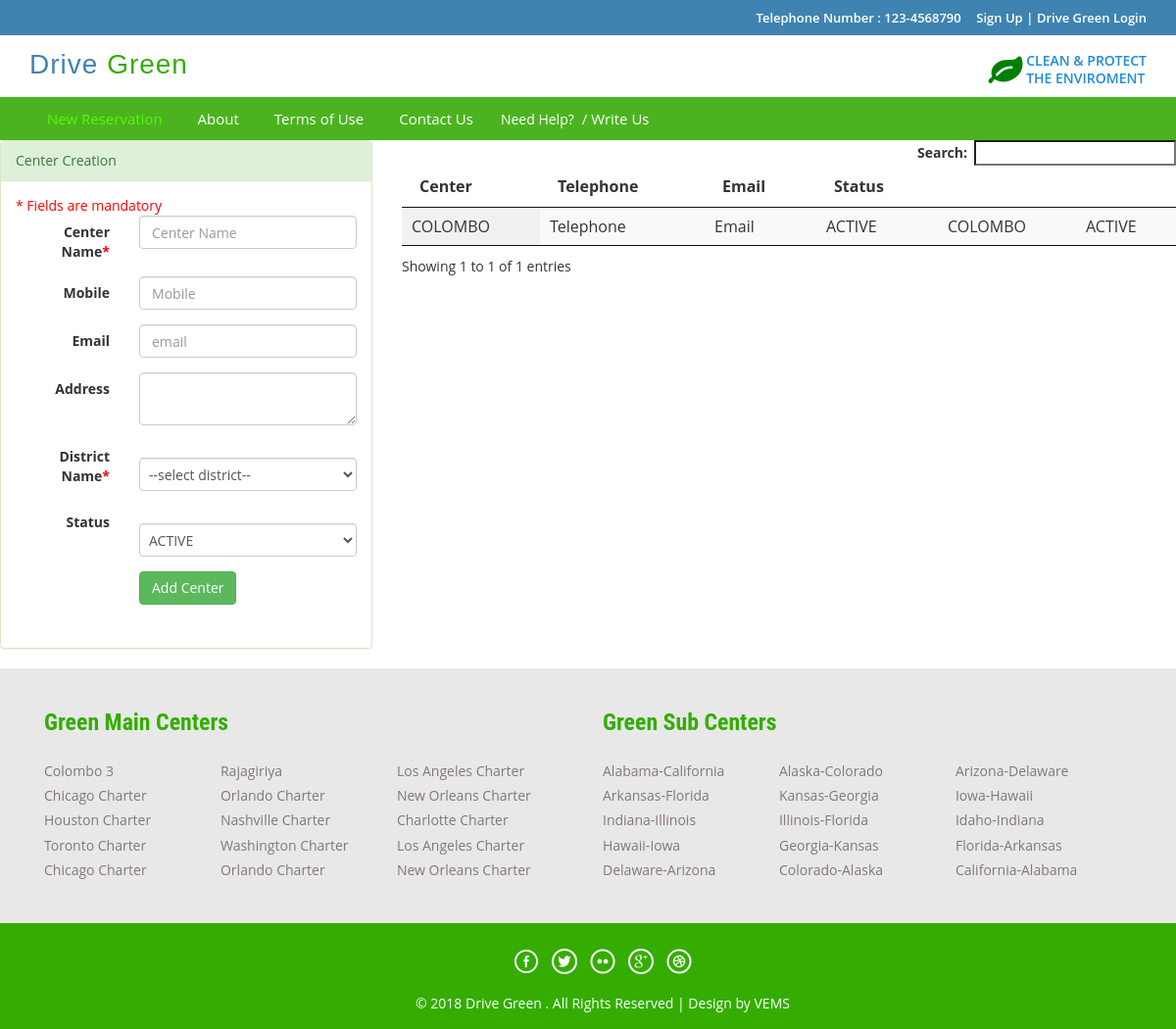
Before: /index.php/center_controller with the older database file.
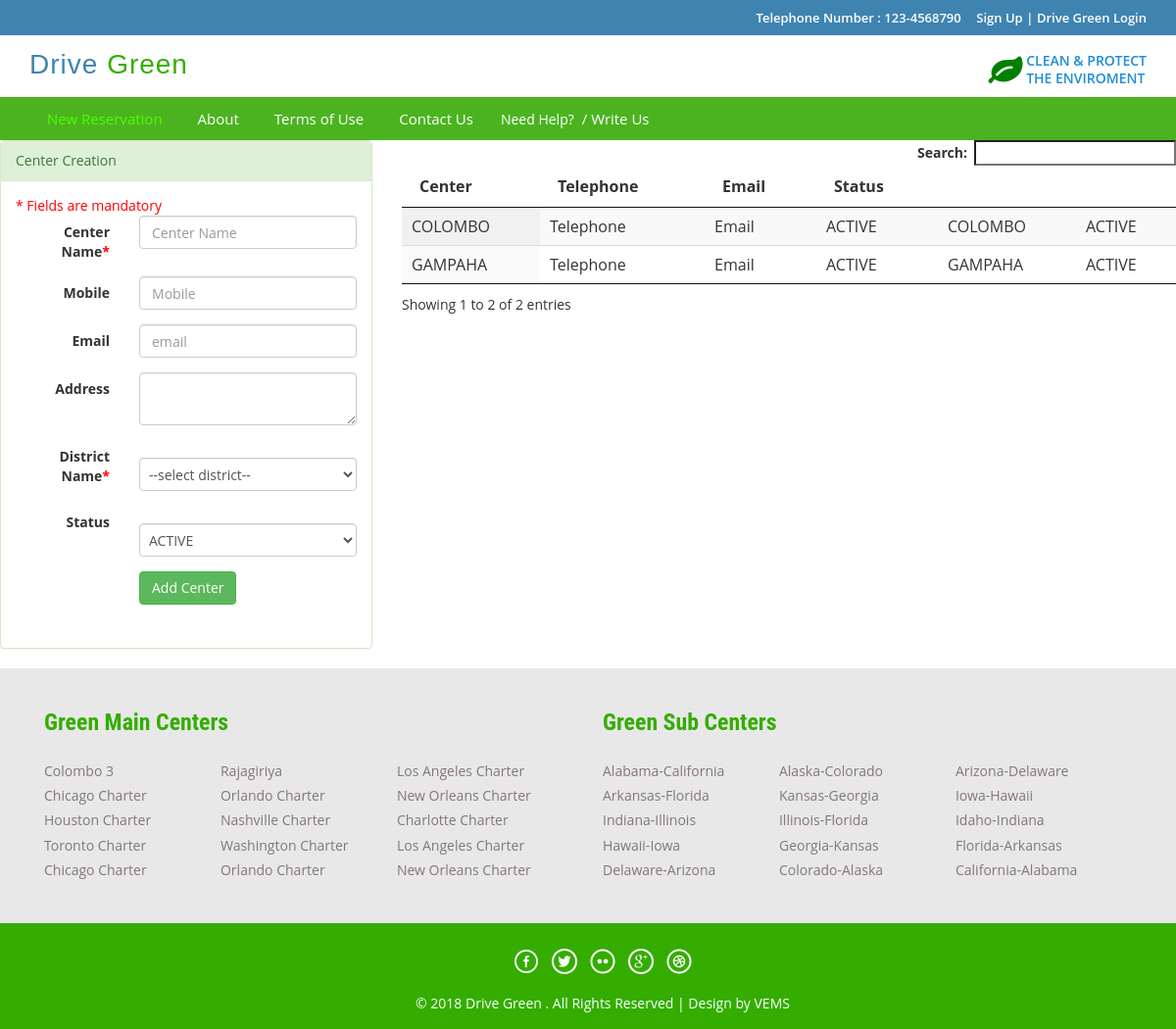
After: the same page with the newer database file.
### tables this page shows
CREATE TABLE `dg_center` (
  `id` int(5) NOT NULL AUTO_INCREMENT,
  `center_name` varchar(50) DEFAULT NULL,
  `address` varchar(50) DEFAULT NULL,
  `mobile` varchar(50) DEFAULT NULL,
  `email` varchar(50) DEFAULT NULL,
  `created_datetime` timestamp NULL DEFAULT current_timestamp(),
  `created_user` int(5) DEFAULT NULL,
  `district_name` varchar(20) DEFAULT NULL,
  `status_code` varchar(20) DEFAULT 'ACTIVE',
  PRIMARY KEY (`id`),
  UNIQUE KEY `NewIndex1` (`center_name`),
  KEY `FK_dg_center` (`district_name`),
  CONSTRAINT `FK_dg_center` FOREIGN KEY (`district_name`) REFERENCES `dg_district` (`district_name`)
);

CREATE TABLE `dg_district` (
  `district_name` varchar(30) NOT NULL,
  PRIMARY KEY (`district_name`)
);

### application/controllers/Center_Controller.php (called while the page is built, shortened)
<?php
class Center_Controller extends CI_Controller {
    public function index() {
        $this->load->model(array('Center', 'District'));
        $center = new Center();
        $district = new District();
        $centerList = $center->getCenterList();
        $districtList = $district->get();
        $data['centerList'] = $centerList;
        $data['districtList'] = $districtList;
        $this->load->view('/admin/admin_center', $data);
    }
}

### index.php (called while the page is built, shortened)
<?php
require_once BASEPATH.'core/CodeIgniter.php';

### application/views/_menu.php (called while the page is built)
<?php
if(null !== $this->session->userdata('userbean')){
    switch ($this->session->userdata('userbean')->role_code) {
        case 'ADMIN':
            $this->load->view('_menu_admin.php');
            break;
        case 'MANAGER':
            $this->load->view('_menu_manager.php');
            break;
        case 'STAFF':
            $this->load->view('_menu_staff.php');
            break;
        case 'CUSTOMER':
            $this->load->view('_menu_customer.php');
            break;
    }
} else {
    $this->load->view('_menu_prelogin.php');
}
?>

### application/models/Center.php (called while the page is built, shortened)
<?php
class Center extends MY_Model {
    public function getCenterList() {
        $this->db->select('dg_center.*,dg_district.district_name');
        $this->db->from('dg_center');
        $this->db->join('dg_district','dg_center.district_name = dg_district.district_name');
        $query = $this->db->get();
        $result = $query->result();
        if ($result) {
            return $result;
        } else {
            return FALSE;
        }
    }
}

### application/views/admin/admin_center.php (the view, shortened to what this page needs)
<!DOCTYPE svg PUBLIC "-//W3C//DTD SVG 1.1//EN" "http://www.w3.org/Graphics/SVG/1.1/DTD/svg11.dtd">
<html>
    <head>
        <?php $this->load->view('basecss'); ?>
        <?php $this->load->view('basejs'); ?>
    </head>
    <body>
        <div class="top-header">
            <?php
            $this->load->view('_top_header.php');
            ?>
        </div>
        <div class="header">
            <?php
            $this->load->view('_header.php');
            ?>
        </div>
        <div class="footer-btm wow fadeInLeft animated" data-wow-delay=".5s">
            <div class="container">
                <div class="navigation">
                    <nav class="navbar navbar-default">
                        <div class="collapse navbar-collapse nav-wil" id="bs-example-navbar-collapse-1">
                            <nav class="cl-effect-1">
                                <?php
                                $this->load->view('_menu.php');
                                ?>
                            </nav>
                        </div>
                    </nav>
                </div>
            </div>
        </div>
        <div class="row">
            <div class="col-md-4">
                <div class="panel panel-success">
                    <div class="panel-heading ">Center Creation</div>
                    <div class="panel-body">
                        <form class="form-horizontal" action="<?php echo site_url('Center_Controller/add') ?>" method="post">
                            <fieldset>
                                <span class="mando-msg">* Fields are mandatory</span>
                                <div class="form-group">
                                    <label class="col-md-4 control-label" for="center_name">Center Name<span class="mando-msg">*</span></label>
                                    <div class="col-md-8">
                                        <input id="center_name" name="center_name" required="" pattern="^[a-zA-Z\s]{1,30}$" title="Only letters are allowed, max limit 30" type="text" placeholder="Center Name" class="form-control input-md">
                                    </div>
                                </div>
                                <div class="form-group">
                                    <label class="col-md-4 control-label" for="mobile">Mobile</label>
                                    <div class="col-md-8">
                                        <input id="mobile" name="mobile" type="number" placeholder="Mobile" class="form-control input-md" pattern="^[0-9]{10}$" title="Only numbers are allowed, length 10" >
                                    </div>
                                </div>
                                <div class="form-group">
                                    <label class="col-md-4 control-label" for="email">Email</label>
                                    <div class="col-md-8">
                                        <input id="email" name="email" type="text" placeholder="email" class="form-control input-md">
                                    </div>
                                </div>
                                <div class="form-group">
                                    <label class="col-md-4 control-label" for="address">Address</label>
                                    <div class="col-md-8">
                                        <textarea class="form-control" id="address" name="address" ></textarea>
                                    </div>
                                </div>
                                <div class="form-group">
                                    <label class="col-md-4 control-label" for="district_name">District Name<span class="mando-msg">*</span></label>
                                    <div class="col-md-8">
                                        <select id="status_code" required="" name="district_name" class="form-control">
                                            <option value="">--select district--</option>
                                        </select>
                                    </div>
                                </div>
                                <div class="form-group">
                                    <label class="col-md-4 control-label" for="status_code">Status</label>
                                    <div class="col-md-8">
                                        <select id="status_code" name="status_code" class="form-control">
                                            <option value="ACTIVE">ACTIVE</option>
                                        </select>
                                    </div>
                                </div>
                                <div class="form-group">
                                    <label class="col-md-4 control-label" for="singlebutton"></label>
                                    <div class="col-md-8">
                                        <button id="singlebutton" name="singlebutton" class="btn btn-success">Add Center</button>
                                    </div>
                                </div>
                            </fieldset>
                        </form>
                    </div>
                </div>
            </div>
            <div class="col-md-8">
                <table id="example" class="display" cellspacing="0" width="100%">
                    <thead>
                        <tr>
                            <th>Center</th>
                            <th>Telephone</th>
                            <th>Email</th>
                            <th>Status</th>
                            <th></th>
                            <th></th>
                        </tr>
                    </thead>
                    <tbody>
                        <?php foreach ($centerList as $value) {
                            ?>
                            <tr>
                                <td><?= $value->center_name ?></td>
                                <td>Telephone</td>
                                <td>Email</td>
                                <td><?= $value->status_code ?></td>
                                <td><?= $value->district_name ?></td>
                                <td><a href="<?= base_url('Center_Controller/updateStatus')?>/<?= $value->status_code ?>"></a>
                                    <?= $value->status_code ?></td>
                            </tr>
                            <?php
                        }
                        ?>
                    </tbody>
                </table>
                <link href="css/jquery.dataTables.min.css" rel="stylesheet" type="text/css"/>
            </div>
        </div>
        <div class="footer-top">
            <div class="container">
                <?php $this->load->view('_footer_branch'); ?>
            </div>
        </div>
        <div class="copy-right">
            <div class="container">
                <?php
                $this->load->view('_footer.php');
                ?>
            </div>
        </div>
    </body>
</html>

### application/views/basecss.php
<link href="<?php echo site_url('css/bootstrap.css');?>" rel='stylesheet' type='text/css' />
<link href="<?php echo site_url('css/style.css');?>" rel='stylesheet' type='text/css' />
<link href="<?php echo site_url('css/font-awesome.css');?>" rel="stylesheet">
<link href="<?php echo site_url('css/animate.css');?>" rel="stylesheet" type="text/css" media="all">
<link href='<?php echo site_url('css/fullcalendar.min.css');?>' rel='stylesheet' />
<link href='<?php echo site_url('css/fullcalendar.print.min.css');?>' rel='stylesheet' media='print' />
<link href='<?php echo site_url('css/jquery.dataTables.min.css');?>' rel='stylesheet' />

### application/views/_top_header.php
<?php if(null !== $this->session->userdata('userbean')){ ?>
    <div class="container">
    <ul class="tp-hd-lft wow fadeInLeft animated" data-wow-delay=".5s">
        <li class="hm"><a href="#"><i class="fa fa-home"></i></a></li>
    </ul>
    <ul class="tp-hd-rgt wow fadeInRight animated" data-wow-delay=".5s">
        <li class="tol">
            <?php
            if ($this->session->userdata('userbean')) {
                $userbean = $this->session->userdata('userbean');
            } else {
                header("Location:" . site_url('User_Controller/logout'));
            }
            ?> Welcome <?= $userbean->first_name; ?>
        <li class="sigi">
            [<?= $userbean->role_code; ?>]
            <a href="<?php echo site_url('User_Controller/logout'); ?>"  data-target="#myModal4" >
                 | Logout</a>
        </li>
        </li>
    </ul>
    <div class="clearfix"></div>
</div>
<?php }else{  ?>
<div class="container">
    <ul class="tp-hd-rgt wow fadeInRight animated" data-wow-delay=".5s">
        <li class="tol">Telephone Number : 123-4568790</li>
        <li class="sig"><a href="#" data-toggle="modal" data-target="#myModal" >Sign Up</a> </li>
        <li class="sigi"> | <a href="#" data-toggle="modal" data-target="#myModal5" > Drive Green Login</a></li>
    </ul>
    <div class="clearfix"></div>
</div>
<?php }?>

### application/views/_header.php (shortened to what this page needs)
<div class="container">
                <div class="logo wow fadeInDown animated" data-wow-delay=".5s">
                    <a href="<?= base_url('/Menu_Controller/loadHome')?>">Drive <span>Green</span></a>
                </div>
                <div class="lock fadeInDown animated" data-wow-delay=".5s">
                    <li><i style="font-size: 35px;color: green" class="fa fa-leaf"></i></li>
                    <li><div class="securetxt">CLEAN &amp; PROTECT<br> THE ENVIROMENT</div></li>
                </div>
                <div class="clearfix"></div>
</div>

### application/views/_menu_prelogin.php
<ul class="nav navbar-nav">
   <li class="active"><a href="customer_new_reservation.php">New Reservation</a></li>
            <li><a href="<?php echo base_url('Menu_Controller/about'); ?>">About</a></li>
            <li><a href="<?php echo base_url('Menu_Controller/terms'); ?>">Terms of Use</a></li>
            <li><a href="<?php echo base_url('Menu_Controller/contact'); ?>">Contact Us</a></li>
            <li>Need Help?<a href="#" data-toggle="modal" data-target="#myModal3"> / Write Us </a>  </li>
    <div class="clearfix"></div>
</ul>

### application/views/_footer_branch.php
<div class="col-md-6 footer-left wow fadeInLeft animated" data-wow-delay=".5s">
                   <h3>Green Main Centers</h3>
                   <ul>
                       <li><a href="bus.html">Colombo 3 </a></li>
                       <li><a href="bus.html">Rajagiriya</a></li>
                       <li><a href="bus.html">Los Angeles Charter</a></li>
                       <li><a href="bus.html">Chicago Charter</a></li>
                       <li><a href="bus.html">Orlando Charter</a></li>
                       <li><a href="bus.html">New Orleans Charter</a></li>
                       <li><a href="bus.html">Houston Charter</a></li>
                       <li><a href="bus.html">Nashville Charter</a></li>
                       <li><a href="bus.html">Charlotte Charter</a></li>
                       <li><a href="bus.html">Toronto Charter</a></li>
                       <li><a href="bus.html">Washington Charter</a></li>
                       <li><a href="bus.html">Los Angeles Charter</a></li>
                       <li><a href="bus.html">Chicago Charter</a></li>
                       <li><a href="bus.html">Orlando Charter</a></li>
                       <li><a href="bus.html">New Orleans Charter</a></li>
                       <div class="clearfix"></div>
                   </ul>
               </div>
               <div class="col-md-6 footer-left wow fadeInRight animated" data-wow-delay=".5s">
                   <h3>Green Sub Centers</h3>
                   <ul>
                       <li><a href="travels.html">Alabama-California</a></li>
                       <li><a href="travels.html">Alaska-Colorado</a></li>
                       <li><a href="travels.html">Arizona-Delaware</a></li>
                       <li><a href="travels.html">Arkansas-Florida</a></li>
                       <li><a href="travels.html">Kansas-Georgia</a></li>
                       <li><a href="travels.html">Iowa-Hawaii</a></li>
                       <li><a href="travels.html">Indiana-Illinois</a></li>
                       <li><a href="travels.html">Illinois-Florida</a></li>
                       <li><a href="travels.html">Idaho-Indiana</a></li>
                       <li><a href="travels.html">Hawaii-Iowa</a></li>
                       <li><a href="travels.html">Georgia-Kansas</a></li>
                       <li><a href="travels.html">Florida-Arkansas</a></li>
                       <li><a href="travels.html">Delaware-Arizona</a></li>
                       <li><a href="travels.html">Colorado-Alaska</a></li>
                       <li><a href="travels.html">California-Alabama</a></li>
                       <div class="clearfix"></div>
                   </ul>
               </div>
               <div class="clearfix"></div>

### application/views/_footer.php
<div class="copy-right">
    <div class="container">
         <div class="footer-social-icons wow fadeInDown animated animated" data-wow-delay=".5s" style="visibility: visible; animation-delay: 0.5s; animation-name: fadeInDown;">
            <ul>
                <li><a class="facebook" href="#"><span>Facebook</span></a></li>
                <li><a class="twitter" href="#"><span>Twitter</span></a></li>
                <li><a class="flickr" href="#"><span>Flickr</span></a></li>
                <li><a class="googleplus" href="#"><span>Google+</span></a></li>
                <li><a class="dribbble" href="#"><span>Dribbble</span></a></li>
            </ul>
        </div>
        <p class="wow zoomIn animated animated" data-wow-delay=".5s" style="visibility: visible; animation-delay: 0.5s; animation-name: zoomIn;">© 2018 Drive Green . All Rights Reserved | Design by  <a href="#" target="_blank">VEMS</a> </p>
    </div>
</div>

Changed rows visible on the page:
added dg_center: center_name "GAMPAHA", status_code "ACTIVE", district_name.district_name "GAMPAHA"
Other visible differences:
text written by a page script: "Search: Showing 1 to 1 of 1 entries" → "Search: Showing 1 to 2 of 2 entries"
